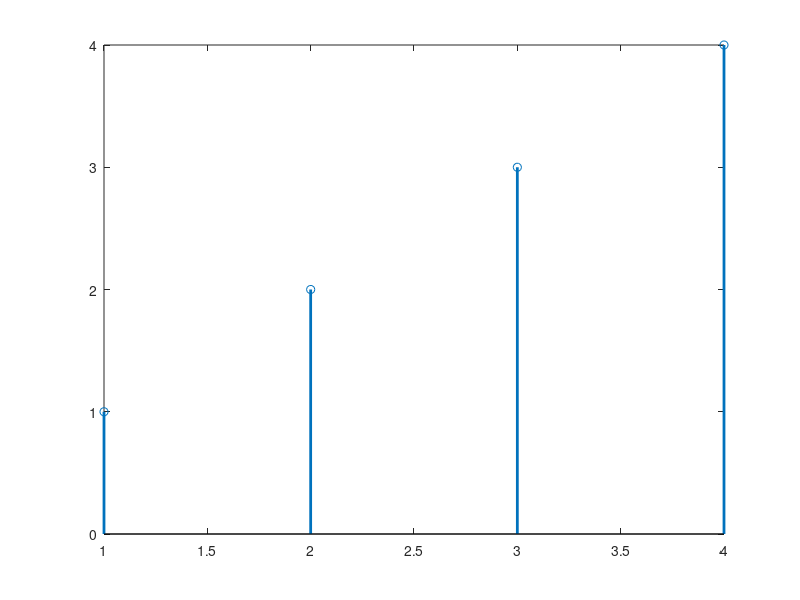
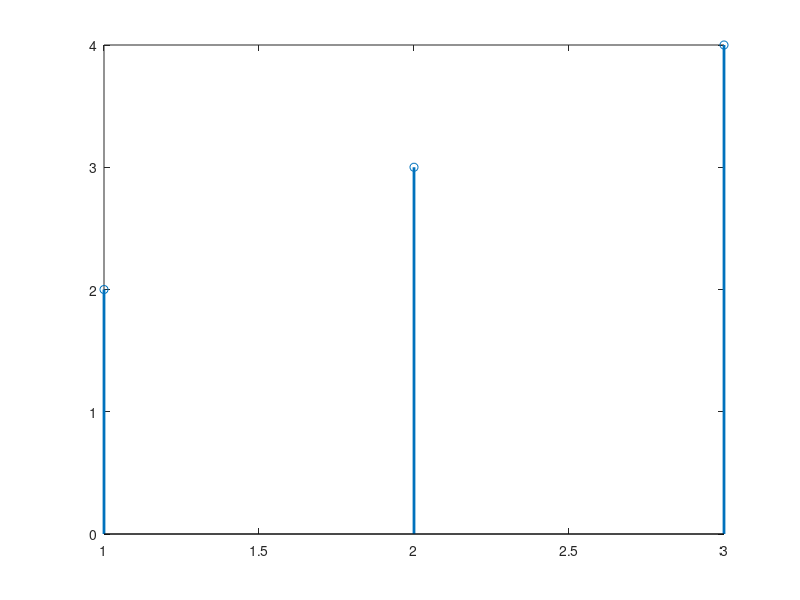
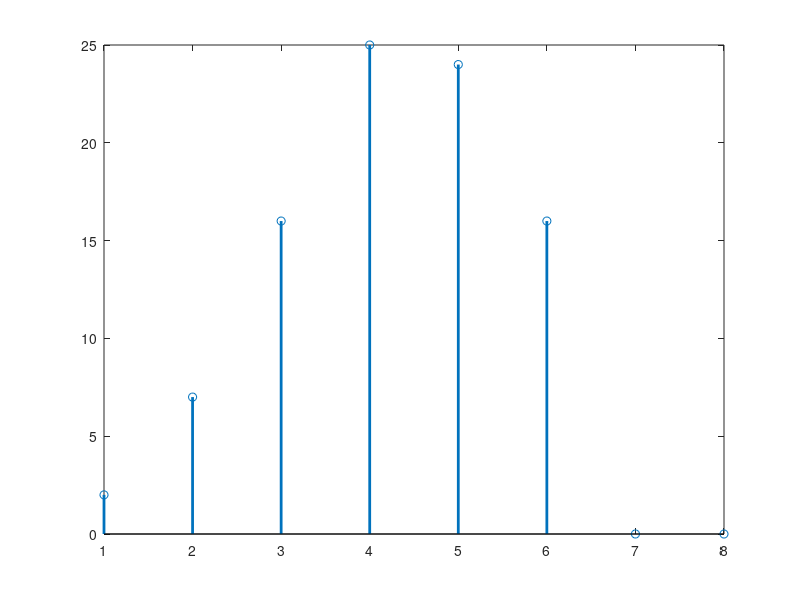

Source code (MATLAB) for these figures, in order:
x=[1 2 3 4];
y=[2 3 4];

z=cconv(x,y,8);
figure;
stem(x,'LineWidth',2);
figure;
stem(y,'LineWidth',2);
figure;
stem(z,'LineWidth',2);
axis tight;
